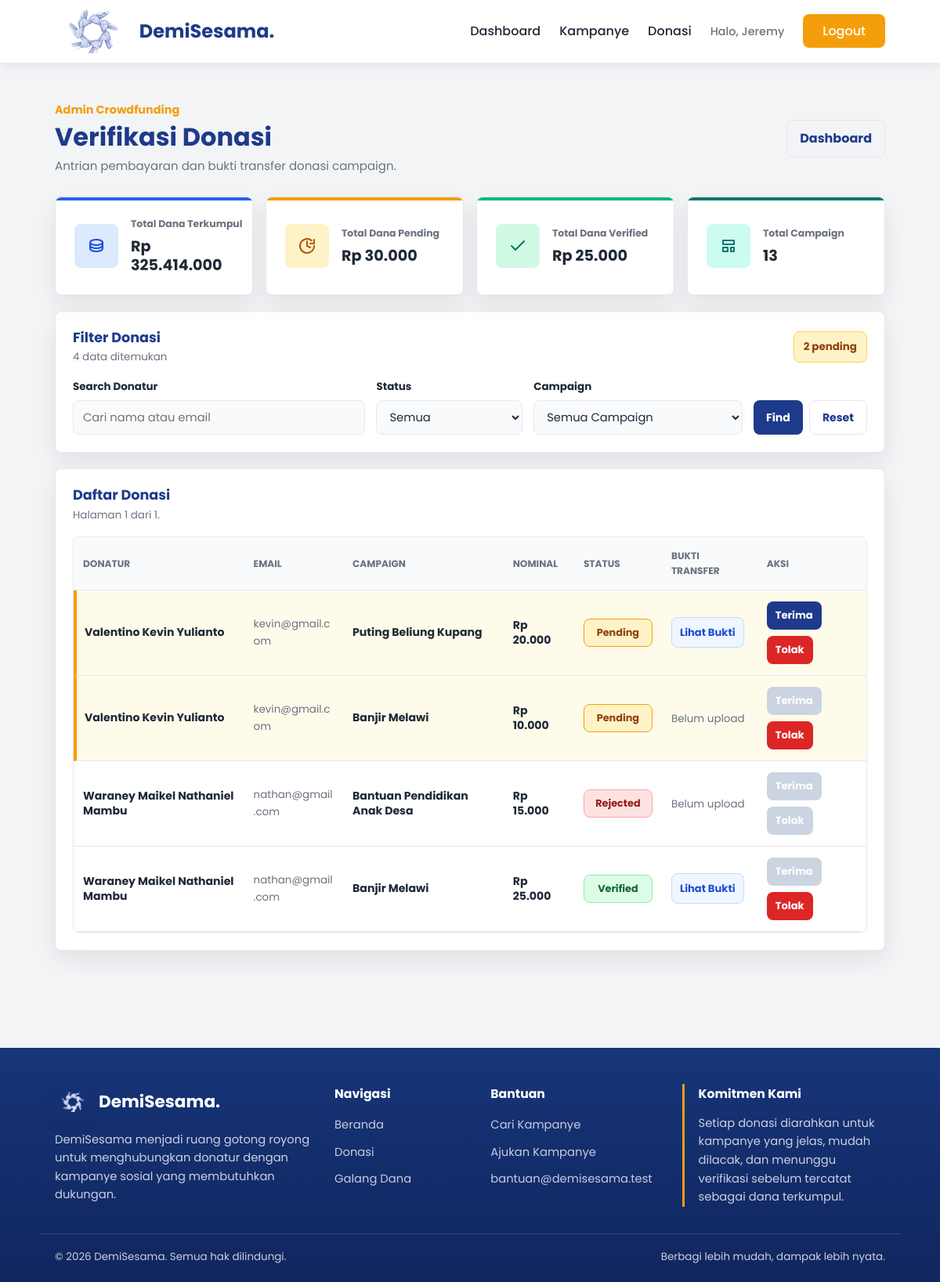
Page /admin/donasi.php (signed in) on the committed database.
### tables this page shows
CREATE TABLE `donasi` (
  `id_donasi` int(11) NOT NULL AUTO_INCREMENT,
  `id_donatur` int(11) NOT NULL,
  `id_kampanye` int(11) NOT NULL,
  `nominal_donasi` decimal(15,2) NOT NULL,
  `metode_pembayaran` varchar(50) NOT NULL,
  `pesan_dukungan` text DEFAULT NULL,
  `bukti_transfer` varchar(255) DEFAULT NULL,
  `status` enum('PENDING','VERIFIED','REJECTED','EXPIRED') DEFAULT 'PENDING',
  `waktu_donasi` timestamp NOT NULL DEFAULT current_timestamp(),
  `waktu_kadaluarsa` datetime DEFAULT NULL,
  PRIMARY KEY (`id_donasi`),
  KEY `id_donatur` (`id_donatur`),
  KEY `id_kampanye` (`id_kampanye`),
  CONSTRAINT `donasi_ibfk_1`
    FOREIGN KEY (`id_donatur`)
    REFERENCES `donatur` (`id_donatur`)
    ON DELETE CASCADE,
  CONSTRAINT `donasi_ibfk_2`
    FOREIGN KEY (`id_kampanye`)
    REFERENCES `kampanye` (`id_kampanye`)
    ON DELETE CASCADE
);

CREATE TABLE `donatur` (
  `id_donatur` int(11) NOT NULL AUTO_INCREMENT,
  `nama_lengkap` varchar(50) NOT NULL,
  `email` varchar(50) NOT NULL,
  `nomor_telepon` varchar(15) NOT NULL,
  `password` varchar(50) NOT NULL,
  PRIMARY KEY (`id_donatur`)
);

CREATE TABLE `kampanye` (
  `id_kampanye` int(11) NOT NULL AUTO_INCREMENT,
  `id_penyelenggara` int(11) NOT NULL,
  `judul_kampanye` varchar(100) NOT NULL,
  `kategori` varchar(50) NOT NULL,
  `lokasi` varchar(100) NOT NULL,
  `deskripsi` varchar(1000) NOT NULL,
  `target_dana` int(15) NOT NULL,
  `dana_terkumpul` int(15) NOT NULL DEFAULT 0,
  `batas_waktu` date NOT NULL,
  `gambar_poster` varchar(255) NOT NULL,
  `status` ENUM('pending', 'approved', 'rejected', 'completed') NOT NULL DEFAULT 'pending',
  PRIMARY KEY (`id_kampanye`),
  KEY `id_penyelenggara` (`id_penyelenggara`),
  CONSTRAINT `kampanye_ibfk_1`
    FOREIGN KEY (`id_penyelenggara`)
    REFERENCES `penyelenggara` (`id_penyelenggara`)
    ON DELETE CASCADE
    ON UPDATE CASCADE
);

### admin/donasi.php (the view, shortened to what the rows shown need)
<?php
require_once("../components/auth.php");
require_once("../components/admin_service.php");
$admin_id = currentAdminId();
$status_filter = trim($_GET['status'] ?? '');
$search_query = trim($_GET['q'] ?? '');
$campaign_filter = filter_input(INPUT_GET, 'campaign', FILTER_VALIDATE_INT);
$campaign_filter = $campaign_filter ? (int) $campaign_filter : 0;
$filter_params = [];
$items_per_page = 10;
$current_page = filter_input(INPUT_GET, 'page', FILTER_VALIDATE_INT) ?: 1;
$current_page = max(1, $current_page);
$form_params = $filter_params;
$form_params['page'] = $current_page;
$form_action = url_for('admin/donasi.php?' . http_build_query($form_params));
$total_donations = countManagedDonations($conn, $admin_id, $status_filter, $search_query, $campaign_filter);
$offset = ($current_page - 1) * $items_per_page;
$donations = getManagedDonations($conn, $admin_id, $status_filter, $search_query, $campaign_filter, $items_per_page, $offset);
?>
<!DOCTYPE html>
<html lang="id">
<head>
    <link rel="stylesheet" href="<?php echo asset_url('css/global.css?v=3'); ?>">
    <link rel="stylesheet" href="<?php echo asset_url('css/form.css?v=3'); ?>">
    <link rel="stylesheet" href="<?php echo asset_url('css/admin.css?v=4'); ?>">
</head>
<body>
    <main class="admin-page verification-page">
        <div class="container">
            <div class="admin-heading verification-heading">
                <div>
                    <h1>Verifikasi Donasi</h1>
                </div>
            </div>
            <section class="verification-filter-panel">
                <div class="verification-filter-head">
                    <div>
                        <h2>Filter Donasi</h2>
                    </div>
                </div>
            </section>
            <section class="verification-table-panel daftar-donasi-panel">
                <div class="verification-table-head daftar-donasi-head">
                    <div>
                        <h2>Daftar Donasi</h2>
                    </div>
                </div>
                <div class="verification-table-wrap daftar-donasi-wrap">
                    <table class="verification-table daftar-donasi-table">
                        <thead>
                            <tr>
                                <th>Donatur</th>
                                <th>Email</th>
                                <th>Campaign</th>
                                <th>Nominal</th>
                                <th>Status</th>
                                <th>Bukti Transfer</th>
                                <th>Aksi</th>
                            </tr>
                        </thead>
                        <tbody>
                            <?php foreach ($donations as $donasi): ?>
                                <?php
                                    $status = (string) $donasi['status'];
                                    $status_class = preg_replace('/[^a-z0-9_-]/', '', strtolower($status));
                                    $is_pending = $status === 'PENDING';
                                    $has_proof = !empty($donasi['bukti_transfer']);
                                    $can_accept = $has_proof && $status !== 'VERIFIED';
                                    $can_reject = $status !== 'REJECTED';
                                ?>
                                <tr class="<?php echo $is_pending ? 'verification-row-pending daftar-donasi-row-pending' : 'daftar-donasi-row'; ?>">
                                    <td class="verification-donor">
                                        <strong><?php echo e($donasi['nama_lengkap']); ?></strong>
                                    </td>
                                    <td>
                                        <span class="verification-email"><?php echo e($donasi['email']); ?></span>
                                    </td>
                                    <td>
                                        <strong class="verification-campaign"><?php echo e($donasi['judul_kampanye']); ?></strong>
                                    </td>
                                    <td>
                                        <strong class="verification-amount"><?php echo formatRupiah($donasi['nominal_donasi']); ?></strong>
                                    </td>
                                    <td>
                                        <span class="verification-status-badge status-<?php echo e($status_class); ?>">
                                            <?php echo e(ucfirst(strtolower($status))); ?>
                                        </span>
                                    </td>
                                    <td>
                                        <?php if ($has_proof): ?>
                                            <?php
                                                $nama_file = $donasi['bukti_transfer'];
                                                if (strpos($nama_file, 'assets/') === false) {
                                                    $full_path = 'assets/uploads/bukti-transfer/' . $nama_file;
                                                } else {
                                                    $full_path = $nama_file;
                                                }
                                            ?>
                                            <a class="verification-proof-link"
                                            href="javascript:void(0);"
                                            data-img-src="<?php echo asset_url($full_path); ?>"
                                            onclick="openPreviewModal(this)">
                                                Lihat Bukti
                                            </a>
                                        <?php else: ?>
                                            <span class="verification-muted">Belum upload</span>
                                        <?php endif; ?>
                                    </td>
                                    <td>
                                        <form method="POST" action="<?php echo e($form_action); ?>" class="verification-actions">
                                            <button class="verification-btn verification-btn-accept" type="submit" name="action" value="verify" <?php echo $can_accept ? '' : 'disabled'; ?>>
                                                Terima
                                            </button>
                                            <button class="verification-btn verification-btn-reject" type="submit" name="action" value="reject" <?php echo $can_reject ? '' : 'disabled'; ?>>
                                                Tolak
                                            </button>
                                        </form>
                                    </td>
                                </tr>
                            <?php endforeach; ?>
                        </tbody>
                    </table>
                </div>
            </section>
        </div>
    </main>
</body>
</html>

### rows in the picture
donasi: id_donatur.nama_lengkap "Valentino Kevin Yulianto", id_donatur.email "kevin@gmail.com", id_kampanye.judul_kampanye "Puting Beliung Kupang", nominal_donasi "Rp 20.000", status "Pending"
donasi: id_donatur.nama_lengkap "Valentino Kevin Yulianto", id_donatur.email "kevin@gmail.com", id_kampanye.judul_kampanye "Banjir Melawi", nominal_donasi "Rp 10.000", status "Pending", shows "Belum upload"
donasi: id_donatur.nama_lengkap "Waraney Maikel Nathaniel Mambu", id_donatur.email "nathan@gmail.com", id_kampanye.judul_kampanye "Bantuan Pendidikan Anak Desa", nominal_donasi "Rp 15.000", status "Rejected", shows "Belum upload"
donasi: id_donatur.nama_lengkap "Waraney Maikel Nathaniel Mambu", id_donatur.email "nathan@gmail.com", id_kampanye.judul_kampanye "Banjir Melawi", nominal_donasi "Rp 25.000", status "Verified"

### other values in the picture
$nama_pertama_pengelola_nav "Jeremy"
formatRupiah($summary['collected_total']) "Rp 325.414.000"
formatRupiah($summary['pending_total']) "Rp 30.000"
formatRupiah($summary['verified_total']) "Rp 25.000"
$summary['kampanye'] "13"
$total_donations "4"
$summary['pending'] "2"
$current_page "1"
$total_pages "1"
